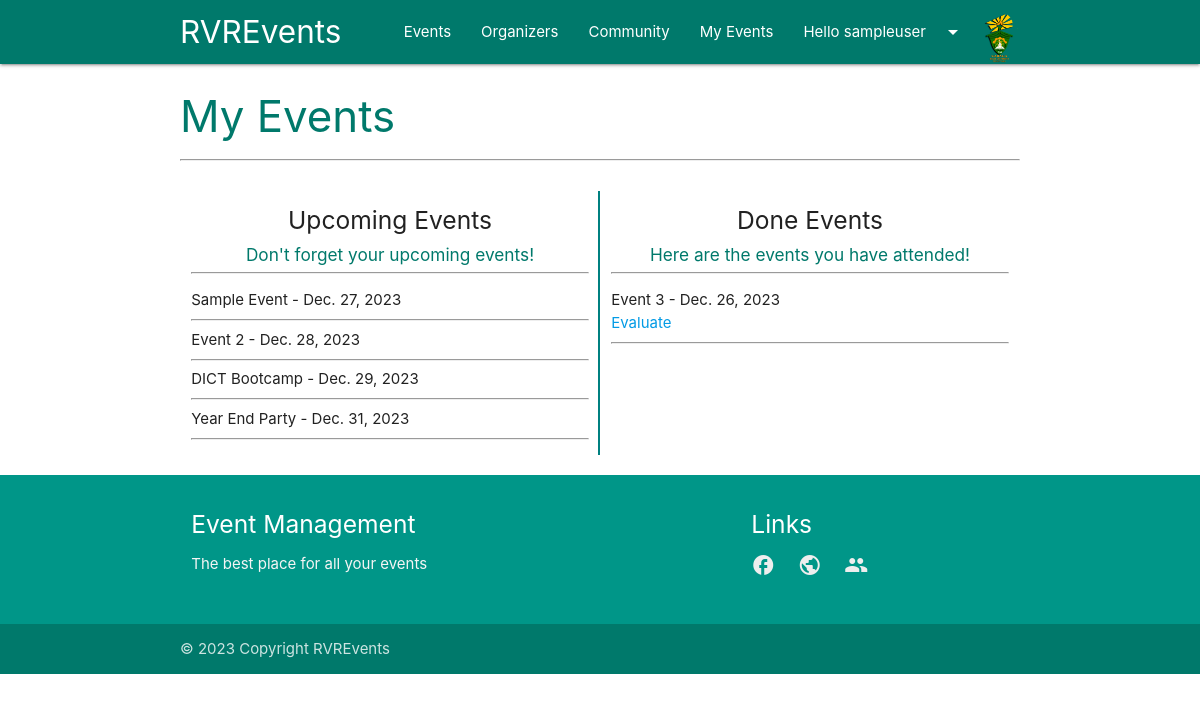
Screenshot of /my_events/ (signed in) with the database file from the repository.
### ems/models.py (models this page shows, shortened)
class Participant(models.Model):
    GENDER = [
        ('Male', 'Male'),
        ('Female', 'Female'),
        ('Other', 'Other')
    ]
    user = models.OneToOneField(User, null=True, blank=True, on_delete=models.CASCADE)
    name = models.CharField(max_length=200, null=True)
    gender = models.CharField(max_length=100, choices=GENDER, null=True)
    profile_pic = models.ImageField(null=True, blank=True, default="profile_1.png")
    dob = models.DateField(null=True)
    joined_date = models.DateField(auto_now_add=True)

class Registration(models.Model):
    participant = models.ForeignKey(Participant, on_delete=models.CASCADE)
    event = models.ForeignKey(Event, on_delete=models.CASCADE)
    reg_date = models.DateField(auto_now_add=True)

class Event(models.Model):
    CATEGORIES = [
        ('Conference', 'Conference'),
        ('Party', 'Party'),
        ('Seminar', 'Seminar'),
        ('Concert', 'Concert'),
    ]
    name = models.CharField(max_length=200)
    organiser = models.ForeignKey(Organiser, null=True, on_delete=models.CASCADE)
    description = models.TextField(max_length=500, null=True)
    category = models.CharField(max_length=200, choices=CATEGORIES)
    event_date = models.DateField()
    created_dated = models.DateField(auto_now_add=True)

### ems/views.py (the view)
# urls.py: path('my_events/', views.my_events, name='my_events'),
def my_events(request):
    user = request.user
    all_registrations = Registration.objects.filter(participant=user.participant).select_related('event')
    today = datetime.now().date()
    upcoming_events = all_registrations.filter(event__event_date__gte=today).order_by('event__event_date')
    done_events = all_registrations.filter(event__event_date__lt=today).order_by('-event__event_date')
    context = {
        'upcoming_events': upcoming_events,
        'done_events': done_events,
    }
    return render(request, 'ems/render/my_events.html', context)

### ems/templatetags/auth_extras.py (called while the page is built)
@register.filter(name='has_group')
def has_group(user, group_name):
    group = Group.objects.get(name=group_name)
    return True if group in user.groups.all() else False

### ems/templates/ems/render/my_events.html (shortened to what this page needs)
{% extends 'ems/main.html' %}
{% load static %}
{% block content %}
<div class="container">
    <h3 class="teal-text text-darken-2">My Events</h3>
    <hr>
    <br>
    {% if upcoming_events %}
        <div class="row">
            <div class="col s6 col-divider">
                <h5 class="center-align">Upcoming Events</h5>
                <h6 class="teal-text text-darken-2 center-align">Don't forget your upcoming events!</h6>
                <hr>
                <ul>
                    {% for registration in upcoming_events %}
                        <li>{{ registration.event.name }} - {{ registration.event.event_date }}</li>
                        <hr>
                    {% endfor %}
                </ul>
            </div>
            <div class="col s6">
                <h5 class="center-align"> Done Events</h5>
                <h6 class="teal-text text-darken-2 center-align">Here are the events you have attended!</h6>
                <hr>
                <ul>
                    {% for registration in done_events %}
                        <li>{{ registration.event.name }} - {{ registration.event.event_date }}</li>
                        <a href="{% url 'evaluate_event' registration.event.id %}">Evaluate</a>
                        <hr>
                    {% endfor %}
                </ul>
            </div>
        </div>
    {% else %}
        <p>You haven't registered for any upcoming events yet.</p>
    {% endif %}
</div>
{% endblock %}

### ems/templates/components/navbar.html (shortened to what this page needs)
{% load auth_extras %}
<nav class="teal darken-2">
    <div class="container">
        <div class="nav-wrapper">
            <a href="{% url 'home' %}" class="brand-logo">RVREvents {% if request.user.is_staff %}(Admin){% endif %}</a>
            <ul id="nav-mobile" class="right hide-on-med-and-down">
                <li><a href="{% url 'events' %}">Events</a></li>
                <li><a href="{% url 'organisers' %}">Organizers</a></li>
                <li><a href="{% url 'participants' %}">Community</a></li>
                {% if request.user|has_group:"participant" %}
                    <li><a href="{% url 'my_events' %}">My Events</a></li>
                {% endif %}
                {% if request.user.username %}
                    <li><a class="dropdown-trigger" href="#" data-target="dropdown1">Hello {{request.user.username}}<i class="material-icons right">arrow_drop_down</i></a></li>
                {% else %}
                    <li><a href="{% url 'login' %}">Login</a></li>
                {% endif %}
                {% if request.user|has_group:"participant" %}
                    <img src="{{ request.user.participant.profile_pic.url }}" alt="" width="40px" height="40px" style="padding-top: 10px;" class="responsive-img circle">
                {% endif %}
            </ul>
        </div>
    </div>
</nav>

### ems/templates/ems/render/my_events.html (style rules this page uses)
.col-divider { position: relative; }
.col-divider::after { content: ""; display: block; width: 2px; height: 100%; background-color:#008080; position: absolute; top: 0; right: 0; }

### rows the page displays
Registration: event.name "Sample Event", event.event_date "Dec. 27, 2023"
Registration: event.name "Event 2", event.event_date "Dec. 28, 2023"
Registration: event.name "DICT Bootcamp", event.event_date "Dec. 29, 2023"
Registration: event.name "Year End Party", event.event_date "Dec. 31, 2023"
Registration: event.name "Event 3", event.event_date "Dec. 26, 2023"

### other values shown
{{ request.user.username }} "sampleuser"
